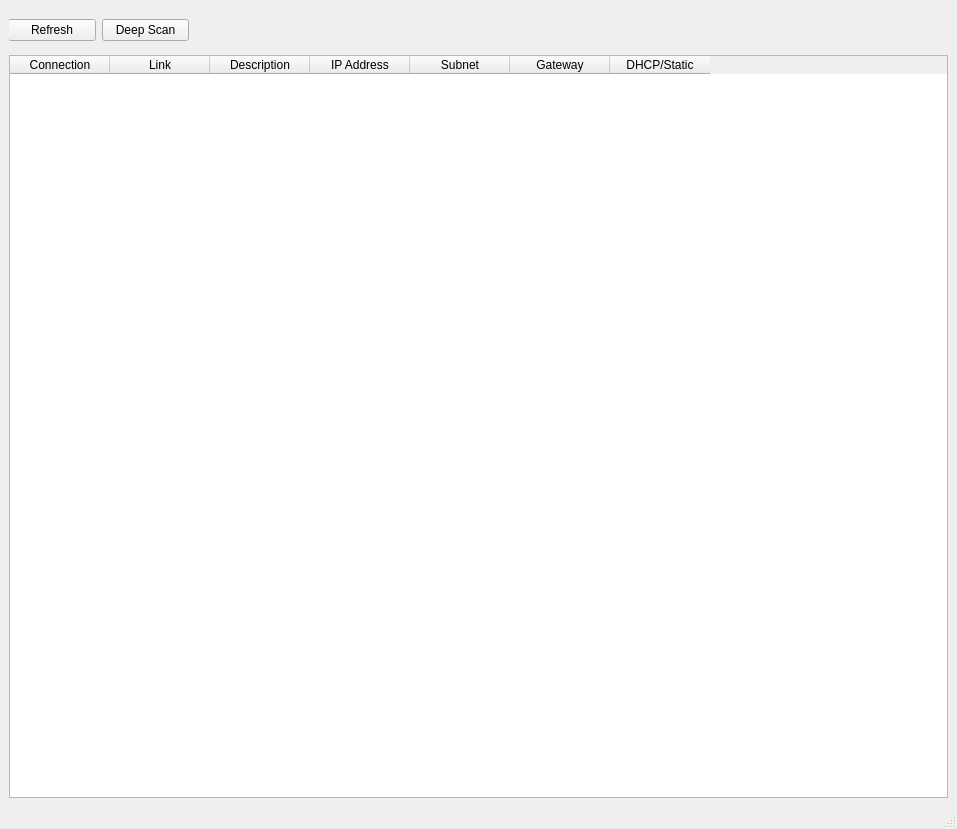
<?xml version="1.0" encoding="UTF-8"?>
<ui version="4.0">
 <class>MainWindow</class>
 <widget class="QMainWindow" name="MainWindow">
  <property name="geometry">
   <rect>
    <x>0</x>
    <y>0</y>
    <width>957</width>
    <height>829</height>
   </rect>
  </property>
  <property name="windowTitle">
   <string>Network Control</string>
  </property>
  <widget class="QWidget" name="centralwidget">
   <layout class="QVBoxLayout" name="centralVLayout">
    <item>
     <widget class="QWidget" name="controlsWidget" native="true">
      <property name="minimumSize">
       <size>
        <width>0</width>
        <height>40</height>
       </size>
      </property>
      <widget class="QWidget" name="horizontalLayoutWidget">
       <property name="geometry">
        <rect>
         <x>-1</x>
         <y>0</y>
         <width>181</width>
         <height>42</height>
        </rect>
       </property>
       <layout class="QHBoxLayout" name="horizontalLayout_2">
        <item>
         <widget class="QPushButton" name="btnRefresh">
          <property name="text">
           <string>Refresh</string>
          </property>
         </widget>
        </item>
        <item>
         <widget class="QPushButton" name="btnDeepScan">
          <property name="text">
           <string>Deep Scan</string>
          </property>
         </widget>
        </item>
       </layout>
      </widget>
     </widget>
    </item>
    <item>
     <widget class="QTableWidget" name="tableNetwork">
      <property name="sizePolicy">
       <sizepolicy hsizetype="Expanding" vsizetype="Expanding">
        <horstretch>0</horstretch>
        <verstretch>0</verstretch>
       </sizepolicy>
      </property>
      <property name="sortingEnabled">
       <bool>true</bool>
      </property>
      <column>
       <property name="text">
        <string notr="true">Connection</string>
       </property>
      </column>
      <column>
       <property name="text">
        <string>Link</string>
       </property>
      </column>
      <column>
       <property name="text">
        <string>Description</string>
       </property>
      </column>
      <column>
       <property name="text">
        <string>IP Address</string>
       </property>
      </column>
      <column>
       <property name="text">
        <string>Subnet</string>
       </property>
      </column>
      <column>
       <property name="text">
        <string>Gateway</string>
       </property>
      </column>
      <column>
       <property name="text">
        <string>DHCP/Static</string>
       </property>
      </column>
     </widget>
    </item>
   </layout>
  </widget>
  <widget class="QMenuBar" name="menubar">
   <property name="geometry">
    <rect>
     <x>0</x>
     <y>0</y>
     <width>957</width>
     <height>22</height>
    </rect>
   </property>
  </widget>
  <widget class="QStatusBar" name="statusbar"/>
 </widget>
 <resources/>
 <connections/>
</ui>
